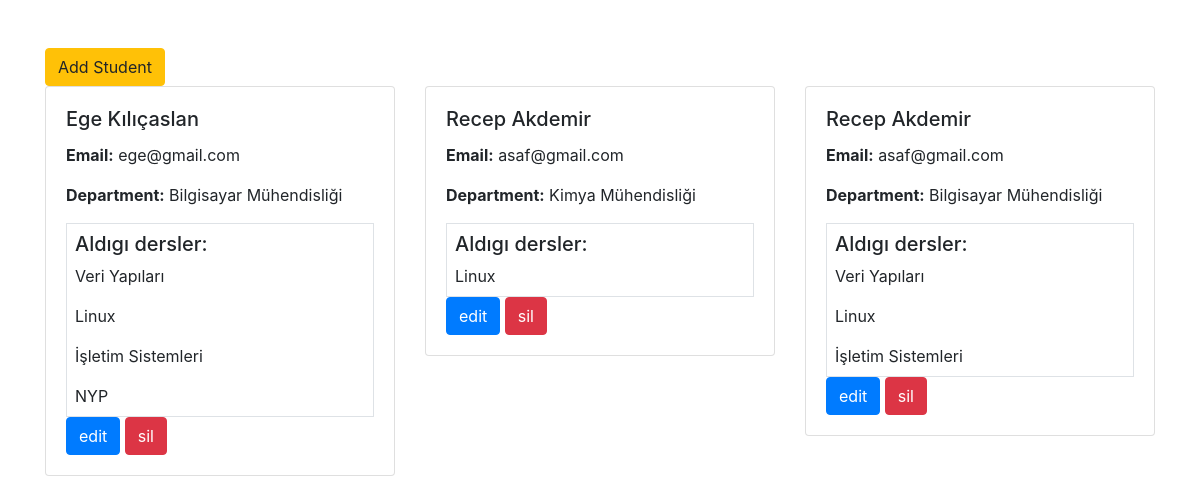
The page / on the database its author committed.
### school/models.py (models this page shows)
class Student(models.Model):
    student_id = models.AutoField(primary_key=True)
    first_name = models.CharField(max_length=50)
    last_name = models.CharField(max_length=50)
    email = models.EmailField(max_length=100)
    department = models.ForeignKey(Department, on_delete=models.CASCADE, related_name='students')
    classes = models.ManyToManyField(Class,  null=True, blank=True)

class Department(models.Model):
    department_id = models.AutoField(primary_key=True)
    department_name = models.CharField(max_length=255)
    head_of_department = models.CharField(max_length=255)
    school = models.ForeignKey(School, on_delete=models.CASCADE, related_name='departments')

class Class(models.Model):
    class_id = models.AutoField(primary_key=True)
    class_name = models.CharField(max_length=70)
    akts = models.IntegerField(blank=True, null=True)
    teacher = models.ForeignKey(Teacher, on_delete=models.CASCADE, related_name="classes")

### school/views.py (the view)
# urls.py: path("", views.index, name="index"),
def index(request):
    students = Student.objects.all()
    classes = Class.objects.all()
    return render(request, "school/index.html",{
        "students": students
    })

### school/templates/school/index.html (shortened to what this page needs)
<!DOCTYPE html>
<html lang="en">
<head>
    <link rel="stylesheet" href="https://stackpath.bootstrapcdn.com/bootstrap/4.5.2/css/bootstrap.min.css">
</head>
<body>
<div class="container mt-5">
    <a href="{% url 'ogrenci_ekle' %}" class="btn btn-warning">Add Student</a>
    <div class="row">
        {% for student in students %}
        <div class="col-md-4 mb-4">
            <div class="card">
                <div class="card-body">
                    <h5 class="card-title">{{ student.first_name }} {{ student.last_name }}</h5>
                    <p class="card-text"><strong>Email:</strong> {{ student.email }}</p>
                    <p class="card-text"><strong>Department:</strong> {{ student.department.department_name }}</p>
                    <div class="border p-2">
                        <h5>Aldıgı dersler:</h5>
                        {% for class in student.classes.all %}
                            <p class="card-text">{{ class.class_name }}</p>
                        {% endfor %}
                    </div>
                    <a href="{% url 'edit' student_id=student.student_id %}" class="btn btn-primary">edit</a>
                    <a href="{% url 'sil' student_id=student.student_id %}" class="btn btn-danger">sil</a>
                </div>
            </div>
        </div>
        {% endfor %}
    </div>
</div>
</body>
</html>

### rows shown on the page
Student: first_name "Ege", last_name "Kılıçaslan", email "ege@gmail.com", department.department_name "Bilgisayar Mühendisliği"
Class: class_name "Veri Yapıları"
Class: class_name "Linux"
Class: class_name "İşletim Sistemleri"
Class: class_name "NYP"
Student: first_name "Recep", last_name "Akdemir", email "asaf@gmail.com", department.department_name "Kimya Mühendisliği"
Student: first_name "Recep", last_name "Akdemir", email "asaf@gmail.com", department.department_name "Bilgisayar Mühendisliği"
